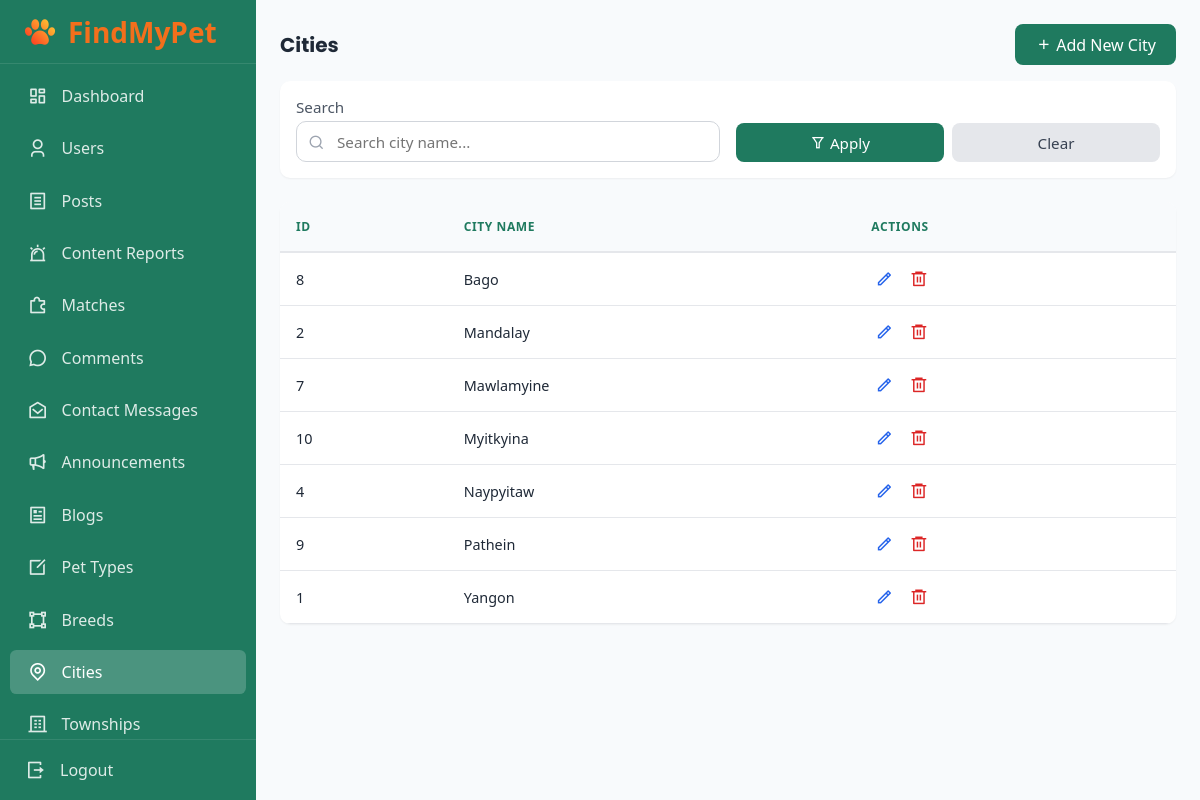
Page /admin/cities.php (signed in) on the committed database.
### tables this page shows
CREATE TABLE `city` (
  `id` int(11) NOT NULL,
  `city_name` varchar(150) NOT NULL
);

### database/functions.php (called while the page is built, shortened)
<?php
function buildCityFilters($search)
{
    $whereClauses = [];
    $params = [];
    return [
        'where' => empty($whereClauses)
            ? ''
            : 'WHERE ' . implode(' AND ', $whereClauses),
        'params' => $params
    ];
}
function getFilteredCities(PDO $pdo, $search = '', $limit = 10, $offset = 0)
{
    $filterData = buildCityFilters($search);
    $sql = "SELECT * FROM city  {$filterData['where']} ORDER BY city_name ASC";
    if ($limit !== null && $offset !== null) {
        $sql .= " LIMIT " . (int)$limit . " OFFSET " . (int)$offset;
    }
    $stmt = $pdo->prepare($sql);
    $stmt->execute($filterData['params']);
    return $stmt->fetchAll(PDO::FETCH_ASSOC);
}

### admin/cities.php (the view, shortened to what this page needs)
<?php
require_once "../database/functions.php";
$search = isset($_GET['search']) ? trim($_GET['search']) : '';
$perPage = 10;
$currentPage = isset($_GET['page']) && is_numeric($_GET['page']) && $_GET['page'] > 0 ? (int)$_GET['page'] : 1;
$offset = ($currentPage - 1) * $perPage;
$cities = getFilteredCities($pdo, $search, $perPage, $offset);
?>
<!DOCTYPE html>
<html lang="en">
<head>
    <link rel="stylesheet" href="../assets/css/style.css">
    <link rel="stylesheet" href="../assets/css/admin.css">
    <link href="https://cdn.jsdelivr.net/npm/remixicon@4.9.0/fonts/remixicon.css" rel="stylesheet" />
</head>
<body class="admin-body">
    <aside id="sidebar">
        <div>
            <div class="logo-container">
                <img src="../uploads/logo.png" alt="Logo" class="sidebar-logo">
                <span>FindMyPet</span>
            </div>
        </div>
        <nav>
            <a href="dashboard.php" class="admin-sidebar-link">
                <i class="ri-dashboard-line"></i>
                <span>Dashboard</span>
            </a>
            <a href="users.php" class="admin-sidebar-link">
                <i class="ri-user-3-line"></i>
                <span>Users</span>
            </a>
            <a href="posts.php" class="admin-sidebar-link">
                <i class="ri-file-list-line"></i>
                <span>Posts</span>
            </a>
            <a href="reports.php" class="admin-sidebar-link">
                <i class="ri-alarm-warning-line"></i>
                <span>Content Reports</span>
            </a>
            <a href="matches.php" class="admin-sidebar-link">
                <i class="ri-puzzle-2-line"></i>
                <span>Matches</span>
            </a>
            <a href="comments.php" class="admin-sidebar-link">
                <i class="ri-chat-3-line"></i>
                <span>Comments</span>
            </a>
            <a href="messages.php" class="admin-sidebar-link">
                <i class="ri-mail-open-line"></i>
                <span>Contact Messages</span>
            </a>
            <a href="announcements.php" class="admin-sidebar-link">
                <i class="ri-megaphone-line"></i>
                <span>Announcements</span>
            </a>
            <a href="blogs.php" class="admin-sidebar-link">
                <i class="ri-article-line"></i>
                <span>Blogs</span>
            </a>
            <a href="pet_types.php" class="admin-sidebar-link">
                <i class="ri-edit-box-line"></i>
                <span>Pet Types</span>
            </a>
            <a href="breeds.php" class="admin-sidebar-link">
                <i class="ri-shape-2-line"></i>
                <span>Breeds</span>
            </a>
            <a href="cities.php" class="admin-sidebar-link active">
                <i class="ri-map-pin-line"></i>
                <span>Cities</span>
            </a>
            <a href="townships.php" class="admin-sidebar-link">
                <i class="ri-building-4-line"></i>
                <span>Townships</span>
            </a>
        </nav>
        <div>
            <a href="logout.php" class="admin-sidebar-link">
                <i class="ri-logout-box-r-line"></i>
                <span>Logout</span>
            </a>
        </div>
    </aside>
    <main class="admin-main">
        <section>
            <div class="admin-header">
                <div class="admin-header-left">
                    <h3 class="admin-header-title">Cities</h3>
                </div>
                <div class="admin-header-right">
                    <button type="button" onclick="document.getElementById('addModal').classList.remove('is-hidden')" class="admin-btn admin-btn-primary primary-btn">
                        <i class="ri-add-line"></i>
                        <span>Add New City</span>
                    </button>
                </div>
            </div>
            <form method="GET" action="cities.php" class="admin-filter-form">
                <div class="admin-form-grid search-grid">
                    <div class="admin-form-group">
                        <label class="admin-label">Search</label>
                        <div class="search-icon-wrapper">
                            <input type="text" name="search" placeholder="Search city name..." class="admin-input-search" value="<?= htmlspecialchars($search) ?>">
                            <i class="ri-search-line"></i>
                        </div>
                    </div>
                    <div class="admin-form-group form-actions">
                        <button type="submit" class="admin-btn admin-btn-primary form-action-btn">
                            <i class="ri-filter-line"></i> Apply
                        </button>
                        <a href="cities.php" class="admin-btn admin-btn-secondary form-action-btn">
                            Clear
                        </a>
                    </div>
                </div>
            </form>
            <div class="table-card">
                <div class="admin-table-wrapper">
                    <table class="admin-table">
                        <thead>
                            <tr>
                                <th>ID</th>
                                <th>City Name</th>
                                <th>Actions</th>
                            </tr>
                        </thead>
                        <tbody>
                            <?php if (count($cities) > 0): ?>
                                <?php foreach ($cities as $cityItem): ?>
                                    <tr>
                                        <td><?= $cityItem['id']; ?></td>
                                        <td class="td-name"><?= htmlspecialchars($cityItem['city_name']); ?></td>
                                        <td>
                                            <div class="admin-action-group">
                                                <button type="button"
                                                        class="admin-action-btn edit review-btn"
                                                        title="Edit"
                                                        onclick="openEditModal(<?= $cityItem['id'] ?>, '<?= htmlspecialchars($cityItem['city_name'], ENT_QUOTES) ?>')">
                                                    <i class="ri-pencil-line"></i>
                                                </button>
                                                <a href="delete_city.php?id=<?= $cityItem['id']; ?>"
                                                   class="admin-action-btn delete"
                                                   title="Delete"
                                                   onclick="return confirm('Are you sure you want to delete this data?')">
                                                    <i class="ri-delete-bin-6-line"></i>
                                                </a>
                                            </div>
                                        </td>
                                    </tr>
                                <?php endforeach; ?>
                            <?php endif; ?>
                        </tbody>
                    </table>
                </div>
            </div>
        </section>
    </main>
</body>
</html>

### assets/css/style.css (style rules this page uses)
* { margin: 0; padding: 0; box-sizing: border-box; font-family: "Segoe UI", Tahoma, Geneva, Verdana, sans-serif; }
body { background-color: #f8fafc; }

### rows in the picture
city: id "8", city_name "Bago"
city: id "2", city_name "Mandalay"
city: id "7", city_name "Mawlamyine"
city: id "10", city_name "Myitkyina"
city: id "4", city_name "Naypyitaw"
city: id "9", city_name "Pathein"
city: id "1", city_name "Yangon"
